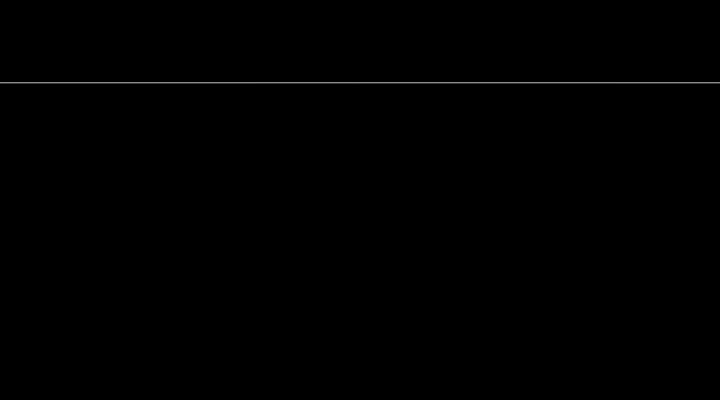
Frame 1 (no input)
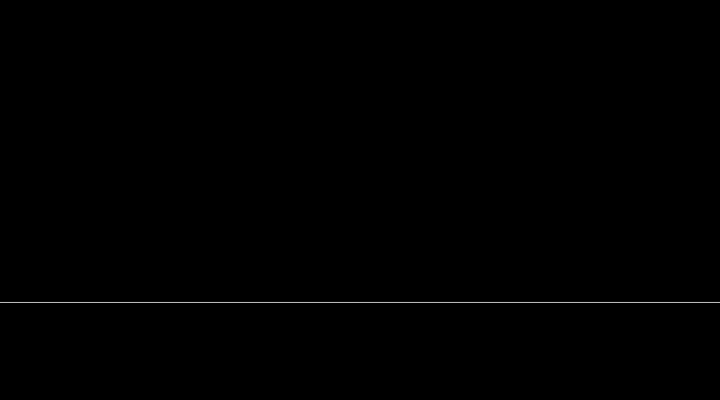
Frame 60 (no input)
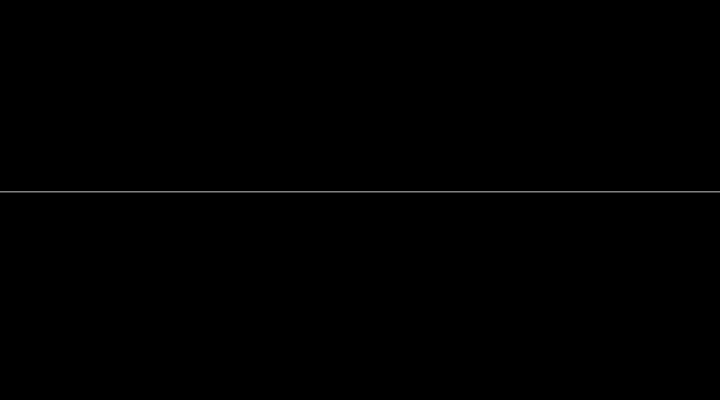
Frame 120 (the mouse pressed at the canvas centre since frame 60)

The p5.js sketch that drew these frames (run headless with seeded random() and noise() and a simulated clock; from frame 60 on, the mouse is pressed at the canvas centre):

// p5.js sketch
// ── sketch.js
var delay = 0;
var lineManager;

function setup() {
  createCanvas(720, 400);  
  frameRate(30);
  lineManager = new LineManager(width, height);
  lineManager.addLine();
}

function draw() { 
  background(0);
  lineManager.draw();
} 

function mouseClicked(event) {
  event.preventDefault();
  lineManager.addLine();
}

function mouseWheel() {
  lineManager.reset();
}

// ── GlitchLine.js
class GlitchLine {
	
	constructor(color, position, speed) {
		this.color = color;
		this.positionStart = position;
		this.positionEnd = position;
		this.speed = speed;
		this.isBending = false;
	}

	move(speed) {
		if (speed === undefined) {
			speed = this.speed;
		}

		this.positionStart = this.positionStart - speed;
		this.positionEnd = this.positionEnd - speed;

	  if (this.positionStart < 0) { 
	    this.positionStart = height; 
	    this.positionEnd = height; 
	  } 
	}

	glitchMove(distance) {
		this.move(distance);
	}

	glitchBend(bendDelayMax) {
		this.isBending = true;
		this.bendDelay = 0;
		this.bendDelayMax = bendDelayMax;
		this.bendDirection = round(random(20) % 2) == 0 ? "right" : "left";
	}

	bend(bendOffset) {
		if (this.bendDirection == "right") {
			this.bendRight(bendOffset);
		}
		else {
			this.bendLeft(bendOffset);
		}

		this.bendDelay++;

		if (this.bendDelay >= this.bendDelayMax)	{
			this.bendDelay = 0;
			this.isBending = false;
			this.positionStart = this.positionEnd;
		}
	}

	bendRight(bendOffset) {
		this.positionStart -= bendOffset;
		this.positionEnd += bendOffset;
	}

	bendLeft(bendOffset) {
		this.positionStart += bendOffset;
		this.positionEnd -= bendOffset;
	}

	draw() {
		stroke(this.color);
		line(0, this.positionStart, width, this.positionEnd);
	}
}
// ── LineManager.js
class LineManager {

	constructor() {
		this.lineList = [];
	}


	// methods

	addLine() {
		let lineColor = color(random(50, 255));
		let linePosition = random(0, height);
		let lineSpeed = random(1, 8);
		
		this.lineList.push(new GlitchLine(lineColor, linePosition, lineSpeed));
	}

	draw() {
		this.lineList.forEach((line) => {
	    line.draw();
			line.move();

			if (random(0,100) > 95) {
				var distance = random(5, 100); // Distance par bon
				line.glitchMove(distance);
			}

			if (!line.isBending && random(0,100) > 95) {
				var bendDelayMax = random(5,20); // Longueur du bend (exprimé en nombre de frame)
				line.glitchBend(bendDelayMax);
			}
			if (line.isBending){
				var bendOffset = random(10); // Vitesse du ben (exprimé en nombre de pixels déplacés par frame)
				line.bend(bendOffset);
			}
			  
		});
	}

	reset() {
		this.lineList = [];
	}

}
